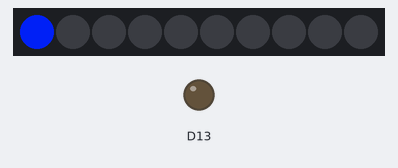
The sketch below on a simulated Adafruit Circuit Playground Express. Shown: 10 RGB LEDs in strip order, left to right, output pins drawn as LEDs (lit = HIGH). Dim RGB values are drawn brighter than linear.

Above: at 1.1 s.
At 5.1 s:
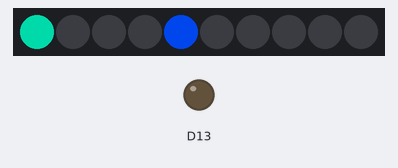
At 10.1 s:
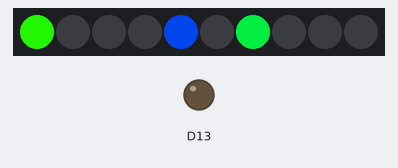
At 19.1 s:
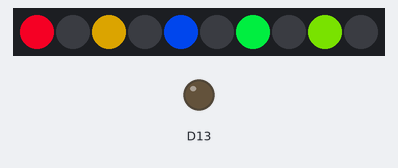
At 28.1 s:
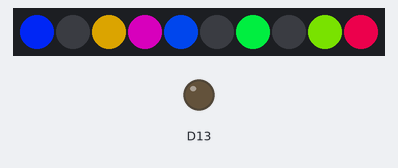
At 38.1 s:
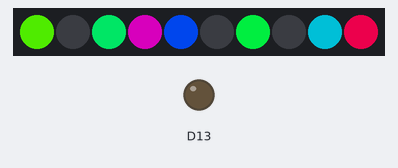

The sketch:

Test2_random-ish_lighting_.ino
```cpp
#include <Adafruit_CircuitPlayground.h>

#define Step 1
#define StepHold (Step - 1)
#define numLED 10
byte R = 0, G = 0, B = 0, state = 1;
uint32_t PastMillis;

/*
  byte r[] = {  0,  25,  50,  76, 101, 126, 151, 177, 202, 227, 255,
            255, 227, 202, 177, 151, 126, 101,  76,  50,  25,   0,
              0,   0,   0,   0,   0,   0,   0,   0,   0,   0,   0};

  byte g[] = {  0,   0,   0,   0,   0,   0,   0,   0,   0,   0,   0,
              0,  25,  50,  76, 101, 126, 151, 177, 202, 227, 255,
            255, 227, 202, 177, 151, 126, 101,  76,  50,  25,   0};

  byte b[] = {255, 227, 202, 177, 151, 126, 101,  76,  50,  25,   0,
              0,   0,   0,   0,   0,   0,   0,   0,   0,   0,   0,
              0,  25,  50,  76, 101, 126, 151, 177, 202, 227, 255};
*/

void setup() {
  //Serial.begin(115200);
  //while (!Serial) {}
  CircuitPlayground.begin();
  CircuitPlayground.strip.setBrightness(255);
  PastMillis = millis();
}

void loop() {
  for (byte i = 0; i < numLED; i++) {
    if (millis() - PastMillis > 1000) {
      PastMillis = millis();
      CircuitPlayground.strip.setPixelColor(i, R, G, B);
      CircuitPlayground.strip.show();
    }
  }
  color();
}

void color() {
  if (state == 1) {
    (R < 256 - StepHold ? R += Step : R = 255);
    (B > StepHold ? B -= Step : B = 0);
  }
  else if (state == 2) {
    (G < 256 - StepHold ? G += Step : G = 255);
    (R > StepHold ? R -= Step : R = 0);
  }
  else if (state == 3) {
    (B < 256 - StepHold ? B += Step : B = 255);
    (G > StepHold ? G -= Step : G = 0);
  }
  else state = 1;

  if (R == 255 || B == 255 || G == 255) {
    (state < 3 ? state++ : state = 1);
  }
}
```

Measured:
- what the display in image 0 shows lasts 1.0 s, from 1.0 s to 2.0 s
